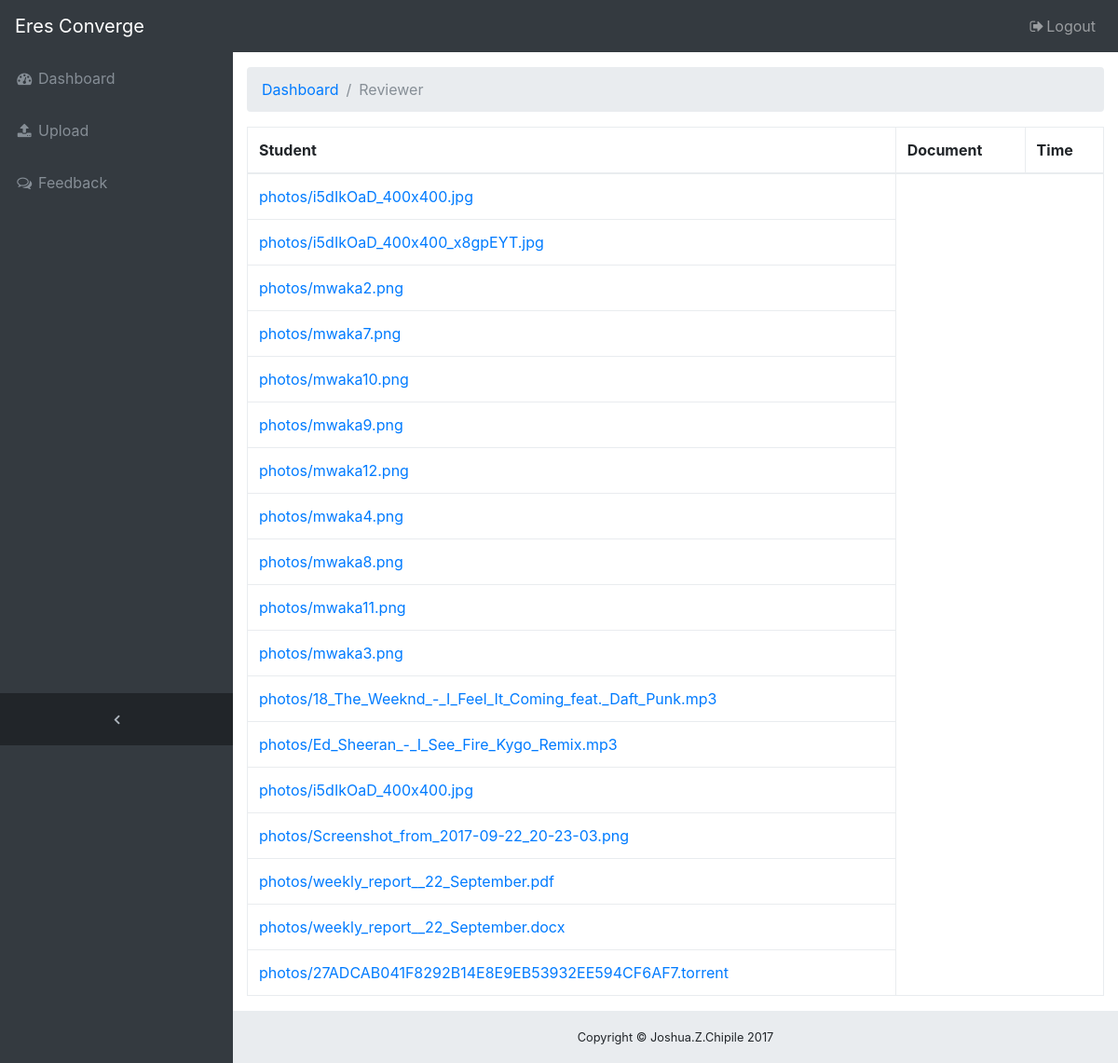
The app's page /reviewer/ (signed in), older data.
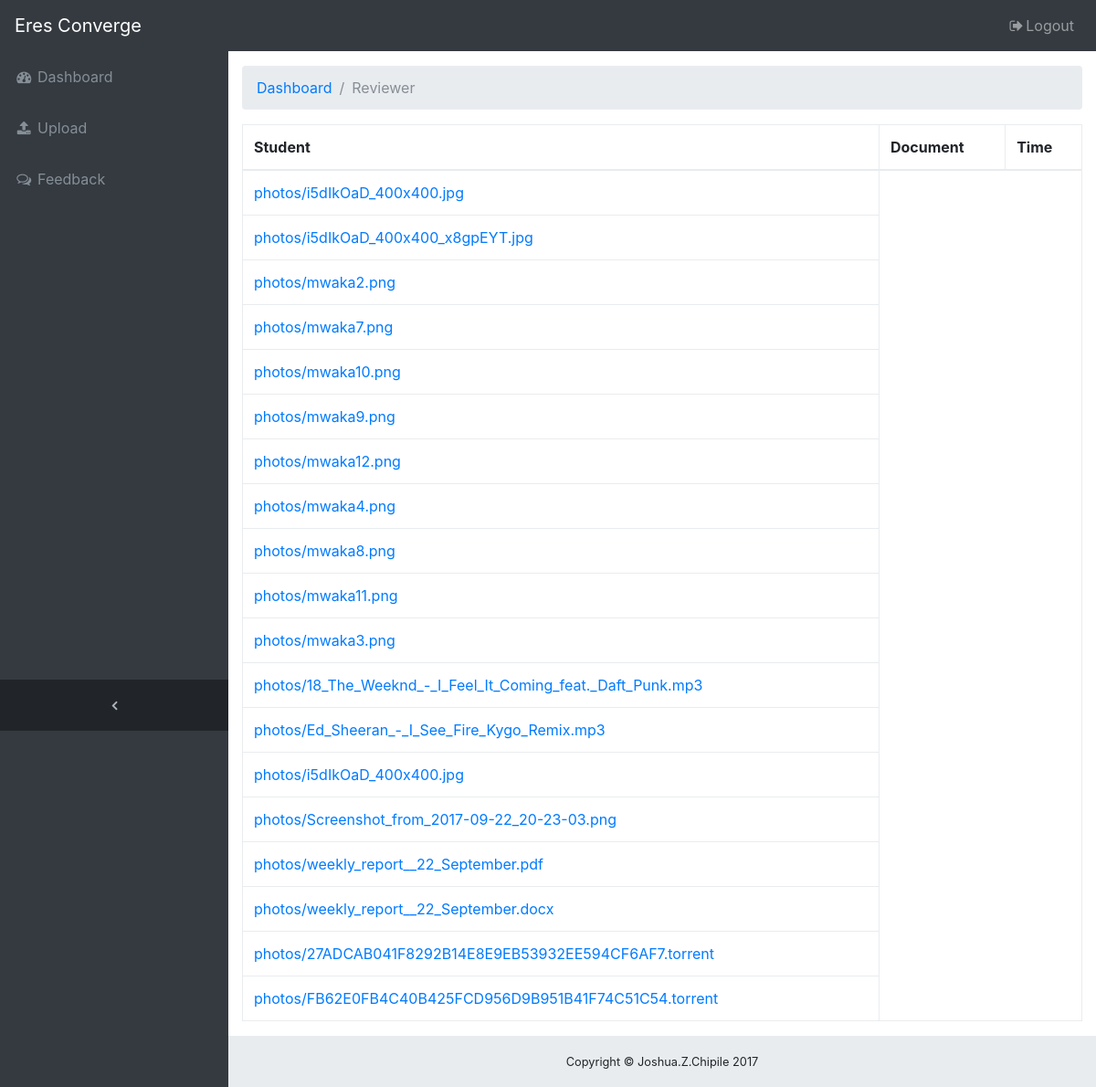
The same page, newer data.
### eresapp/models.py (models this page shows)
class Photo(models.Model):
    user_upload = Post.author
    title = models.CharField(max_length=255, blank=True)
    file = models.FileField(upload_to='photos/')
    uploaded_at = models.DateTimeField(auto_now_add=True)

### eresapp/views.py (the view)
# urls.py: url(r'^reviewer/$', views.dashboard_reviewer, name='reviewer'),
@login_required(login_url='login')
def dashboard_reviewer(request):
	document_list = Photo.objects.all()
        return render(request, 'site/reviewer.html', {'photos': document_list})

### eresapp/templates/site/reviewer.html
{% extends 'site/base3.html' %}
{% block content %}
<ol class="breadcrumb">
  <li class="breadcrumb-item">
    <a href="#">Dashboard</a>
  </li>
  <li class="breadcrumb-item active">Reviewer</li>
</ol>
<table id="gallery" class="table table-bordered">
  <thead class=”thead-inverse”>
    <tr>
      <th>Student</th>
      <th>Document</th>
      <th>Time</th>
    </tr>
  </thead>
  <tbody>
    {% for photo in photos %}
      <tr>
        <td><a href="{{ photo.file.url }}">{{ photo.file.name }}</a></td>
      </tr>
    {% endfor %}
  </tbody>
</table>
{% endblock  %}

Row changes from the older to the newer data that the page shows:
added Photo: file.name "photos/FB62E0FB4C40B425FCD956D9B951B41F74C51C54.torrent"
